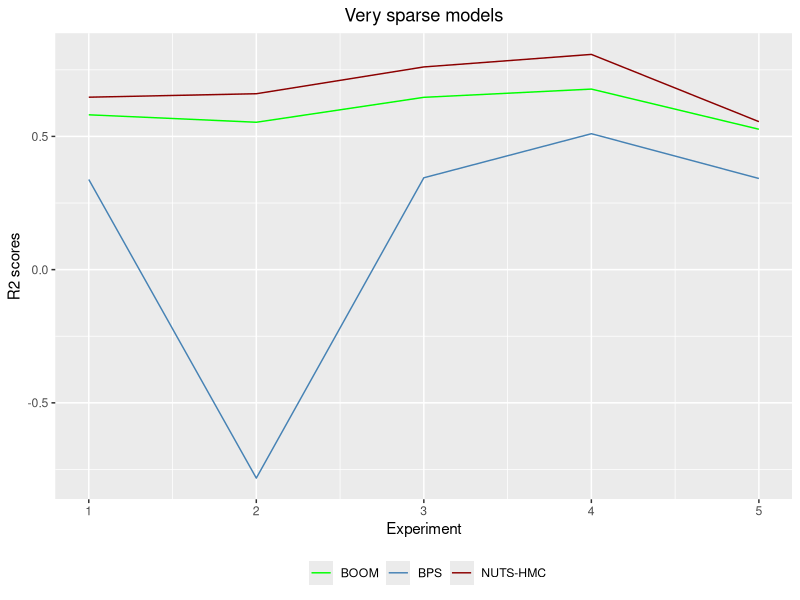

R code for this plot:
# plot by number of dimensions
library(ggplot2)

r2scores_bk_d50_slar = read.csv("r2scores_bk_d50_slar.csv")
r2scores_bps_d50_slar = read.csv("r2scores_bps_d50_slar.csv")
r2scores_hmc_d50_slar = read.csv("r2scores_hmc_d50_slar.csv")

experiment = c(1, 2, 3, 4, 5)

df = data.frame(experiment, bk = r2scores_bk_d50_slar$X0, bps = r2scores_bps_d50_slar$X0, hmc = r2scores_hmc_d50_slar$X0)

#plot 
png("r2scores_slar.png", units="in", width=5, height=5, res=600)
ggplot(df, aes(x=experiment)) + 
  geom_line(aes(y = bps, color="BPS")) + 
  geom_line(aes(y = hmc, color="NUTS-HMC")) +
  geom_line(aes(y = bk,  color = "BOOM")) + 
  xlab("Experiment") + 
  ggtitle("Very sparse models")+ 
  theme(plot.title = element_text(hjust = 0.5), legend.position="bottom") + 
  ylab("R2 scores")+
  scale_colour_manual("", 
                      values = c("BOOM"="green", "BPS"="steelblue", 
                                 "NUTS-HMC"="darkred")) 
dev.off()
